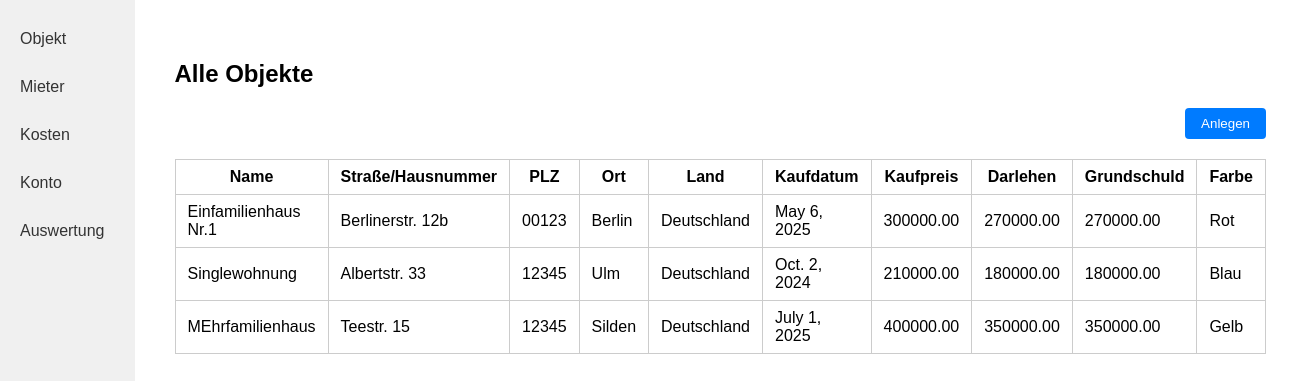
The page / on the database its author committed.
### kostenpruefung_mietobjekte_app/models.py (models this page shows, shortened)
class Mietobjekt(models.Model):
    created_by = models.ForeignKey(User, on_delete=models.CASCADE, related_name="mietobjekte_created", null=True, blank=True)
    name = models.CharField(max_length=255)
    strasse_hausnummer = models.CharField(max_length=255)
    plz = models.CharField(max_length=10) # 2 - 10 characters (numbers and letters)
    ort = models.CharField(max_length=100)
    land = models.CharField(max_length=100)
    kaufdatum = models.DateField()
    kaufpreis = models.DecimalField(max_digits=10, decimal_places=2)
    darlehen = models.DecimalField(max_digits=10, decimal_places=2)
    grundschuld = models.DecimalField(max_digits=10, decimal_places=2)
    FARBE_CHOICES = [
        ('rot', 'Rot'),
        ('blau', 'Blau'),
        ('gruen', 'Grün'),
        ('gelb', 'Gelb'),
        ('schwarz', 'Schwarz'),
    ]
    farbe = models.CharField(max_length=20, choices=FARBE_CHOICES)

### kostenpruefung_mietobjekte_app/views.py (the view)
# urls.py: path('', objekt_index, name='objekt_index'),
def objekt_index(request):
    objekte = Mietobjekt.objects.all()
    return render(request, 'kostenpruefung_mietobjekte_app/objekt_index.html', {'objekte': objekte})

### kostenpruefung_mietobjekte_app/templates/kostenpruefung_mietobjekte_app/objekt_index.html (shortened to what this page needs)
{% load static %}
<!DOCTYPE html>
<html lang="de">
<head>
    <link rel="stylesheet" href="{% static 'kostenpruefung_mietobjekte_app/style.css' %}">
</head>
<body>
<div class="flex-container">
    <nav class="sidebar">
        <a class="sidebar-link" href="{% url 'objekt_index' %}">Objekt</a>
        <a class="sidebar-link" href="{% url 'mieter' %}">Mieter</a>
        <a class="sidebar-link" href="{% url 'rechnungen' %}">Kosten</a>
        <a class="sidebar-link" href="#">Konto</a>
        <a class="sidebar-link" href="#">Auswertung</a>
    </nav>
    <div class="main-content">
        <h2>Alle Objekte</h2>
        <form action="{% url 'mietobjekt_create' %}" method="get" style="margin-bottom: 16px;">
            <button class="action-btn" type="submit">Anlegen</button>
        </form>
        <table class="object-table">
            <tr>
                <th>Name</th>
                <th>Straße/Hausnummer</th>
                <th>PLZ</th>
                <th>Ort</th>
                <th>Land</th>
                <th>Kaufdatum</th>
                <th>Kaufpreis</th>
                <th>Darlehen</th>
                <th>Grundschuld</th>
                <th>Farbe</th>
            </tr>
            {% for o in objekte %}
            <tr>
                <td>{{ o.name }}</td>
                <td>{{ o.strasse_hausnummer }}</td>
                <td>{{ o.plz }}</td>
                <td>{{ o.ort }}</td>
                <td>{{ o.land }}</td>
                <td>{{ o.kaufdatum }}</td>
                <td>{{ o.kaufpreis }}</td>
                <td>{{ o.darlehen }}</td>
                <td>{{ o.grundschuld }}</td>
                <td>{{ o.get_farbe_display }}</td>
            </tr>
            {% empty %}
            <tr>
                <td colspan="10">Keine Objekte vorhanden.</td>
            </tr>
            {% endfor %}
        </table>
    </div>
</div>
</body>
</html>

### kostenpruefung_mietobjekte_app/static/kostenpruefung_mietobjekte_app/style.css (style rules this page uses)
body { margin: 0; font-family: Arial, sans-serif; }
.flex-container { display: flex; }
.sidebar { width: 200px; background: #f0f0f0; height: 100vh; padding: 20px 0; }
.sidebar-link { display: block; padding: 10px 20px; color: #333; text-decoration: none; margin-bottom: 10px; }
.main-content { flex: 1; padding: 40px; }
.object-table { width: 100%; border-collapse: collapse; }
.object-table th, .object-table td { border: 1px solid #ccc; padding: 8px 12px; }
.action-btn { float: right; padding: 8px 16px; background: #007bff; color: #fff; border: none; border-radius: 4px; cursor: pointer; margin-bottom: 20px; }

### rows shown on the page
Mietobjekt: name "Einfamilienhaus Nr.1", strasse_hausnummer "Berlinerstr. 12b", plz "00123", ort "Berlin", land "Deutschland", kaufdatum "May 6, 2025", kaufpreis "300000.00", darlehen "270000.00", grundschuld "270000.00", farbe "Rot"
Mietobjekt: name "Singlewohnung", strasse_hausnummer "Albertstr. 33", plz "12345", ort "Ulm", land "Deutschland", kaufdatum "Oct. 2, 2024", kaufpreis "210000.00", darlehen "180000.00", grundschuld "180000.00", farbe "Blau"
Mietobjekt: name "MEhrfamilienhaus", strasse_hausnummer "Teestr. 15", plz "12345", ort "Silden", land "Deutschland", kaufdatum "July 1, 2025", kaufpreis "400000.00", darlehen "350000.00", grundschuld "350000.00", farbe "Gelb"
